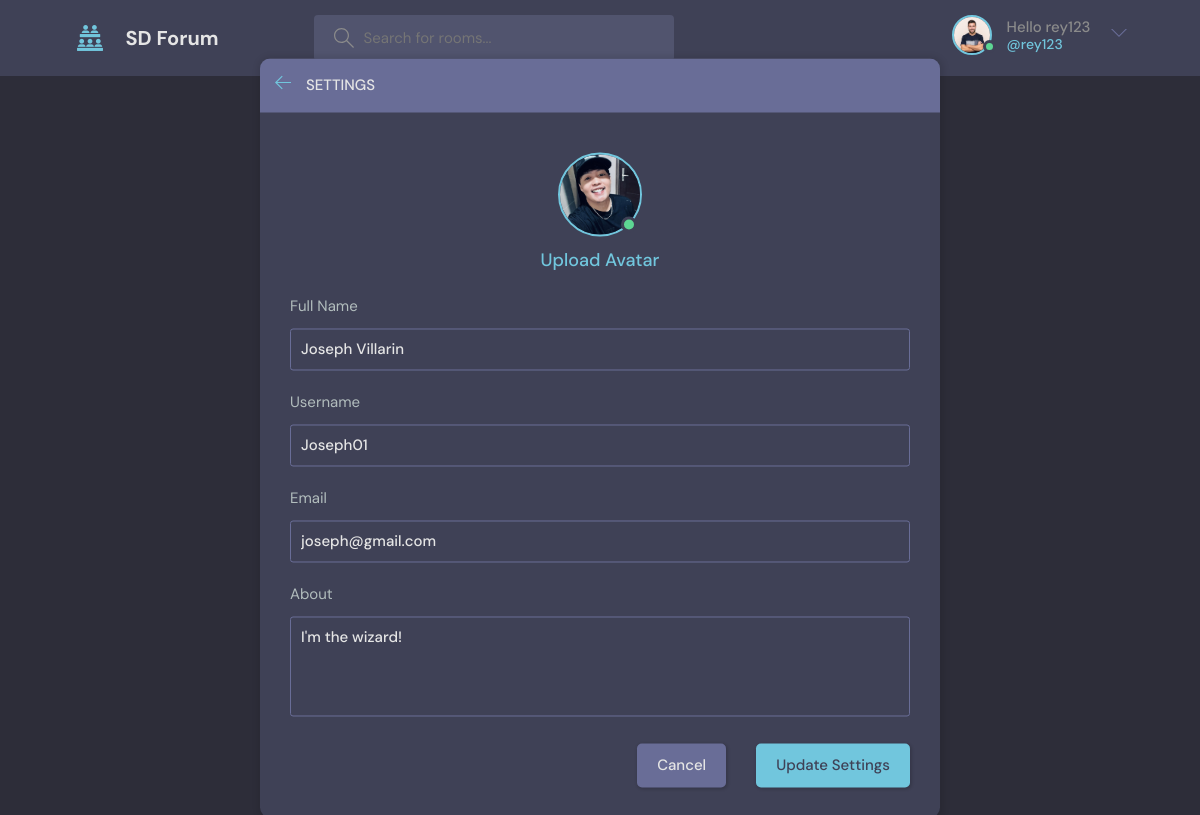
/settings/1/ (signed in), run on the app's committed database.
### base/models.py (models this page shows)
class User(AbstractUser):
    name  = models.CharField(max_length=200, null=True)
    email = models.EmailField(unique=True)
    bio = models.TextField(null=True)
    avatar = models.ImageField(null=True, default="avatar.svg")
    USERNAME_FIELD='email'
    REQUIRED_FIELDS = []

### base/views.py (the view, shortened to what this page needs)
# urls.py: path('settings/<str:pk>/',views.profileSettings, name="settings"),
@login_required(login_url='login')
def profileSettings(request, pk):
    user = User.objects.get(id=pk)
    context={'user':user}
    return render(request, 'base/settings.html',context)

### base/templates/base/settings.html (shortened to what this page needs)
{% extends 'main.html' %}
{% block content %}
  <body>
    <main class="create-room layout">
      <div class="container">
        <div class="layout__box">
          <div class="layout__boxHeader">
            <div class="layout__boxTitle">
              <a href="{% url 'home'%}">
                <svg
                  version="1.1"
                  xmlns="http://www.w3.org/2000/svg"
                  width="32"
                  height="32"
                  viewBox="0 0 32 32"
                >
                  <title>arrow-left</title>
                  <path
                    d="M13.723 2.286l-13.723 13.714 13.719 13.714 1.616-1.611-10.96-10.96h27.625v-2.286h-27.625l10.965-10.965-1.616-1.607z"
                  ></path>
                </svg>
              </a>
              <h3>Settings</h3>
            </div>
          </div>
          <div class="settings layout__body">
            <div class="settings__avatar">
              <div class="avatar avatar--large active">
                <img src="{{ user.avatar.url }}" id="preview-avatar" />
              </div>
            </div>
            <form class="form" method="POST" action="">
              <div class="form__group form__avatar">
                <label for="avatar">Upload Avatar</label>
              </div>
              <div class="form__group">
                <label for="fullname">Full Name</label>
                <input
                  id="fullname"
                  name="fullname"
                  type="text"
                  placeholder="e.g. Dennis Ivy"
                  value="{{ user.name }}"
                />
              </div>
              <div class="form__group">
                <label for="username">Username</label>
                <input
                  id="username"
                  name="username"
                  type="text"
                  placeholder="e.g. @dennis_ivy"
                  value="{{ user.username }}"
                />
              </div>
              <div class="form__group">
                <label for="email">Email</label>
                <input id="email" name="email" type="email" placeholder="e.g. user@domain.com" value="{{ user.email }}"/>
              </div>
              <div class="form__group">
                <label for="about">About</label>
                <textarea name="about" id="about" placeholder="Write about yourself...">{{ user.bio }}</textarea>
              </div>
              <div class="form__action">
                <a class="btn btn--dark" href="{% url 'home' %}">Cancel</a>
                <button class="btn btn--main" type="submit">Update Settings</button>
              </div>
            </form>
          </div>
        </div>
      </div>
    </main>
  </body>
{% endblock %}

### templates/nav.html (shortened to what this page needs)
{%load static%}
<header class="header header--loggedIn">
    <div class="container">
      <a href="{% url 'home' %}" class="header__logo">
        <img src="{% static 'images/favicon.png' %}" />
        <h1>SD Forum</h1>
      </a>
      <form class="header__search" action="{%url 'home'%}" method="GET">
        <label>
          <input placeholder="Search for rooms..."  name="q"/>
        </label>
      </form>
      <nav class="header__menu">
        {%if request.user.is_authenticated%}
        <div class="header__user">
          <a href="{% url 'user-profile' request.user.id%}">
            <div class="avatar avatar--medium active">
              <img src="{{request.user.avatar.url}}" />
            </div>
            <p>Hello {{request.user.username}}<span> @{{request.user.username}}</span></p>
          </a>
          <button class="dropdown-button">
            <svg version="1.1" xmlns="http://www.w3.org/2000/svg" width="32" height="32" viewBox="0 0 32 32">
              <title>chevron-down</title>
              <path d="M16 21l-13-13h-3l16 16 16-16h-3l-13 13z"></path>
            </svg>
          </button>
        </div>
        {%else%}
        <a href="{%url 'login' %}">
            <img src="{% static 'images/avatar.svg' %}" />
            <p>Login</p>
        </a>
        {%endif%}
      </nav>
    </div>
  </header>

### data on the page
User: user.avatar (picture), user.username "rey123"
User: avatar (picture), fullname "Joseph Villarin", username "Joseph01", email "joseph@gmail.com", about "I'm the wizard!"
